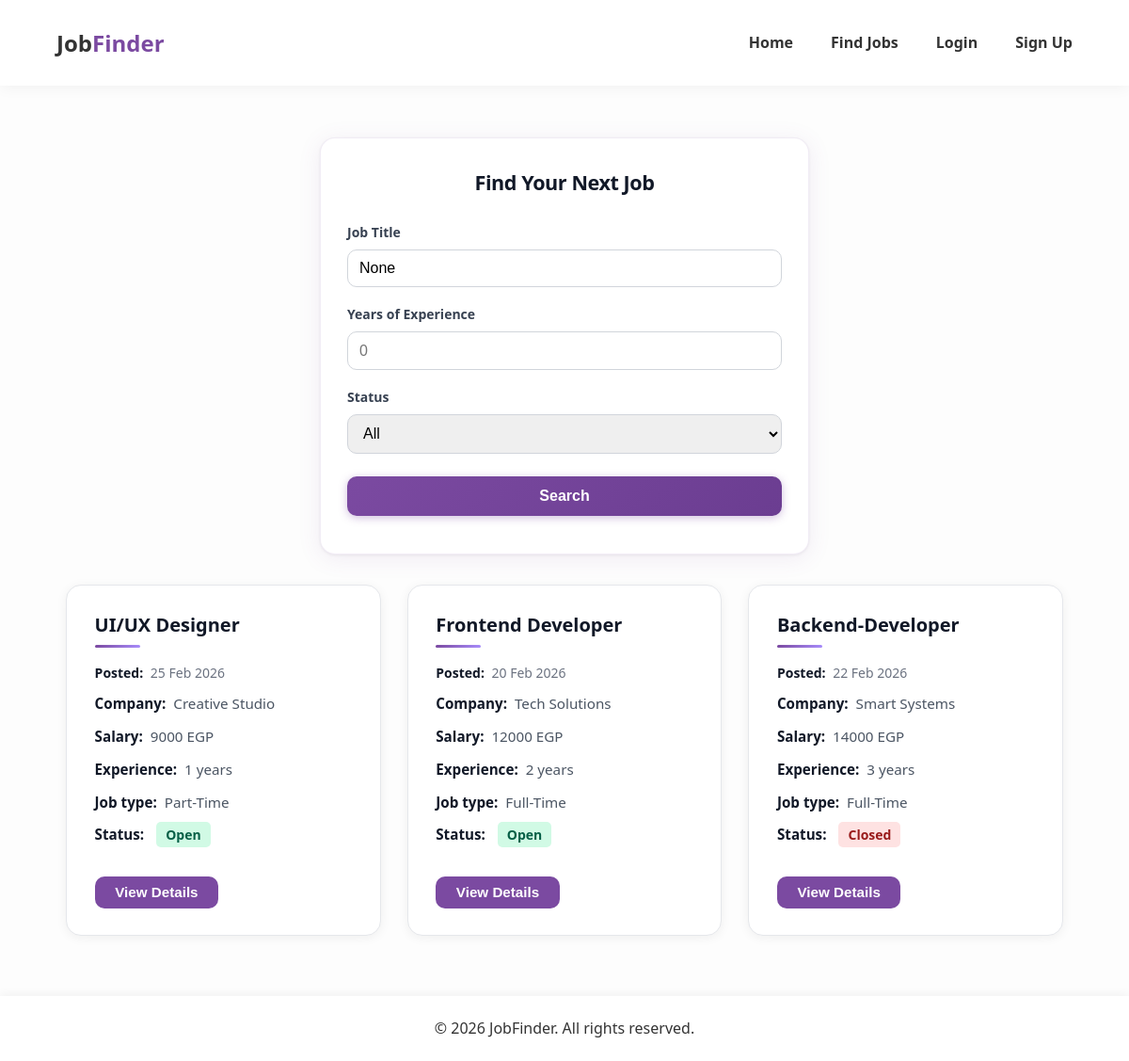
The page /jobs/ on the database as committed earlier.
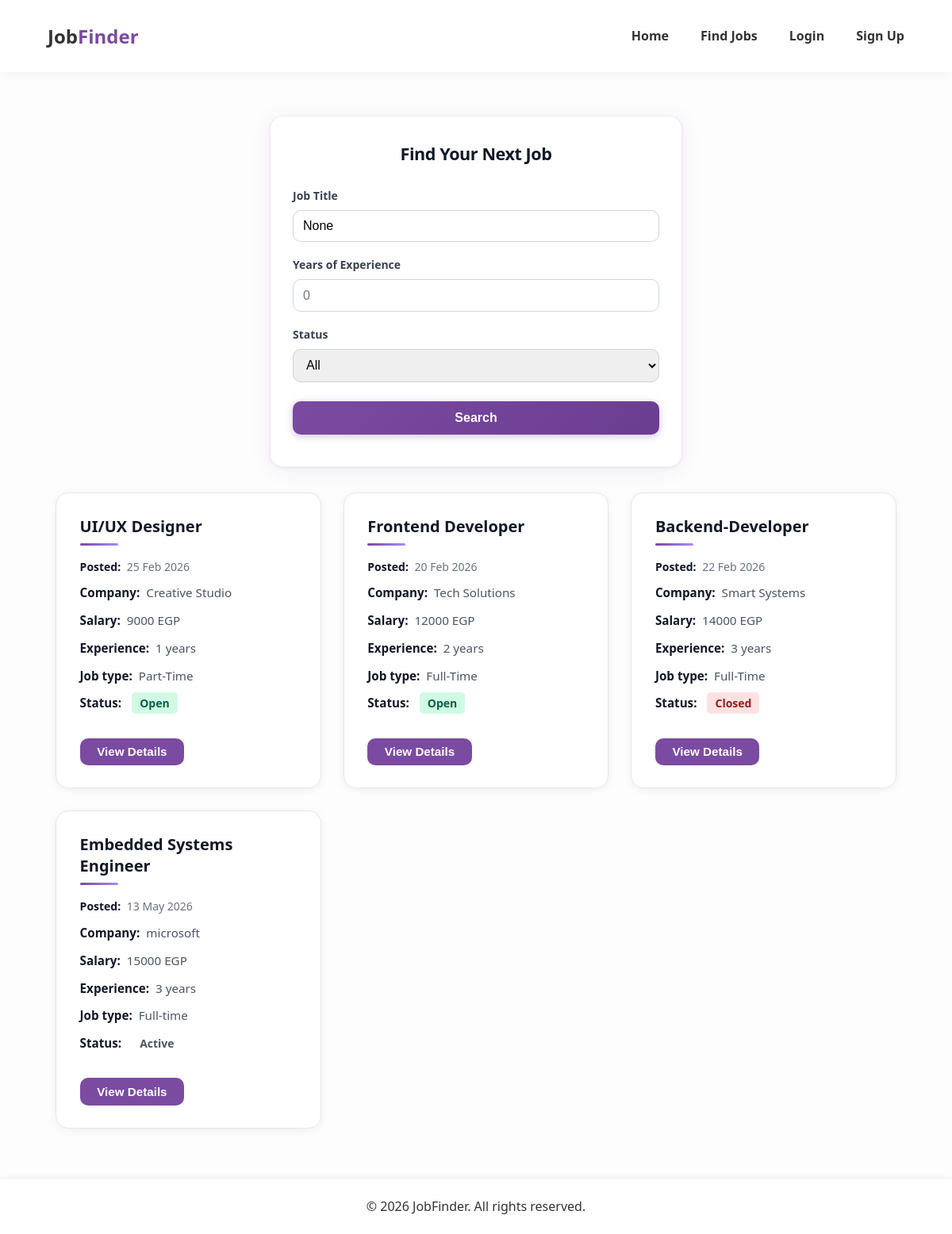
The same page on the database as committed later.
### jobs/models.py (models this page shows, shortened)
class Job(models.Model):
    name = models.CharField(max_length=100)
    company = models.CharField(max_length=100)
    salary = models.IntegerField()
    experience = models.IntegerField()
    job_type = models.CharField(max_length=50)
    status = models.CharField(max_length=20)
    description = models.TextField()
    responsibilities = models.TextField()
    requirements = models.TextField()
    posted_date = models.DateField()

### page/views.py (the view)
# urls.py: path('', views.jobs_list, name='jobs'),
def jobs(request):
    all_jobs = Job.objects.all()
    title_search = request.GET.get("title")
    exp_search = request.GET.get("experience")
    status_search = request.GET.get("status")
    if title_search:
        all_jobs = all_jobs.filter(name__icontains=title_search)
    if exp_search:
        all_jobs = all_jobs.filter(experience__lte=exp_search)
    if status_search and status_search != "all":
        all_jobs = all_jobs.filter(status__iexact=status_search)
    context = {
        "jobs": all_jobs,
        "title": title_search,
        "experience": exp_search,
        "status": status_search,
    }
    return render(request, "page/jobs.html", context)

### page/templates/page/jobs.html (shortened to what this page needs)
{% load static %}
<!DOCTYPE html>
<html lang="en">
    <head>
        <link rel="stylesheet" href="{% static 'cssFiles/style.css' %}">
        <link rel="stylesheet" href="{% static 'cssFiles/jobs.css' %}">
    </head>
    <body class="jobs-page">
    <header>
        <div><h1 class="logo">Job<span>Finder</span></h1></div>
        <nav class="nav-bar" id="nav-menu">
            {% include "page/partials/nav_main.html" with show_about=False wrap_logout_button=True %}
        </nav>
    </header>
    <section class="page-shell">
        <section class="search-section">
        <h2>Find Your Next Job</h2>
        <form class="search-form" method="GET">
            <div class="form-group">
                <label for="jobTitle">Job Title</label>
                <input type="text"
                       id="jobTitle"
                       name="title"
                       value="{{ title }}"
                       placeholder="Enter job title">
            </div>
            <div class="form-group"><label for="experience">Years of Experience</label>
                <input type="number"
                       id="experience"
                       name="experience"
                       value="{{ experience }}"
                       min="0"
                       placeholder="0">
            </div>
            <div class="form-group">
                <label>Status</label>
                <select id="statusFilter" name="status"><option value="all"
                    >
                    All
                    </option>
                </select></div>
            <div class="form-group">
                <button type="submit"
                        class="btn-primary">
                    Search
                </button>
            </div>
        </form>
        </section>
        <section class="jobs-container">
    {% for job in jobs %}
    <article class="job-card"
    data-title="{{ job.name }}"
    data-experience="{{ job.experience }}"
    data-status="{{ job.status|lower }}">
        <h3>{{ job.name }}</h3>
        <p class="posted-date"><strong>Posted:</strong> {{ job.posted_date|date:"d M Y" }}</p>
        <p><strong>Company:</strong> {{ job.company }}</p>
        <p><strong>Salary:</strong> {{ job.salary }} EGP</p>
        <p><strong>Experience:</strong> {{ job.experience }} years</p>
        <p><strong>Job type:</strong> {{ job.job_type }}</p>
        <p><strong>Status:</strong> <span class="status {{ job.status|lower }}">{{ job.status }}</span></p>
        <a href="{% url 'job_details' job.id %}"><button class="btn-secondary">View Details</button></a>
    </article>
    {% empty %}
    <h3 id="noJobsMessage">⚠ No Jobs Found</h3>
    {% endfor %}
        </section>
    </section>
    <footer>
        &copy; 2026 JobFinder.
        All rights reserved.
    </footer>
    </body>
</html>

Rows that differ between the two databases and show on the page:
added Job: name "Embedded Systems Engineer", posted_date "13 May 2026", company "microsoft", salary "15000", experience "3", job_type "Full-time", status "Active"
